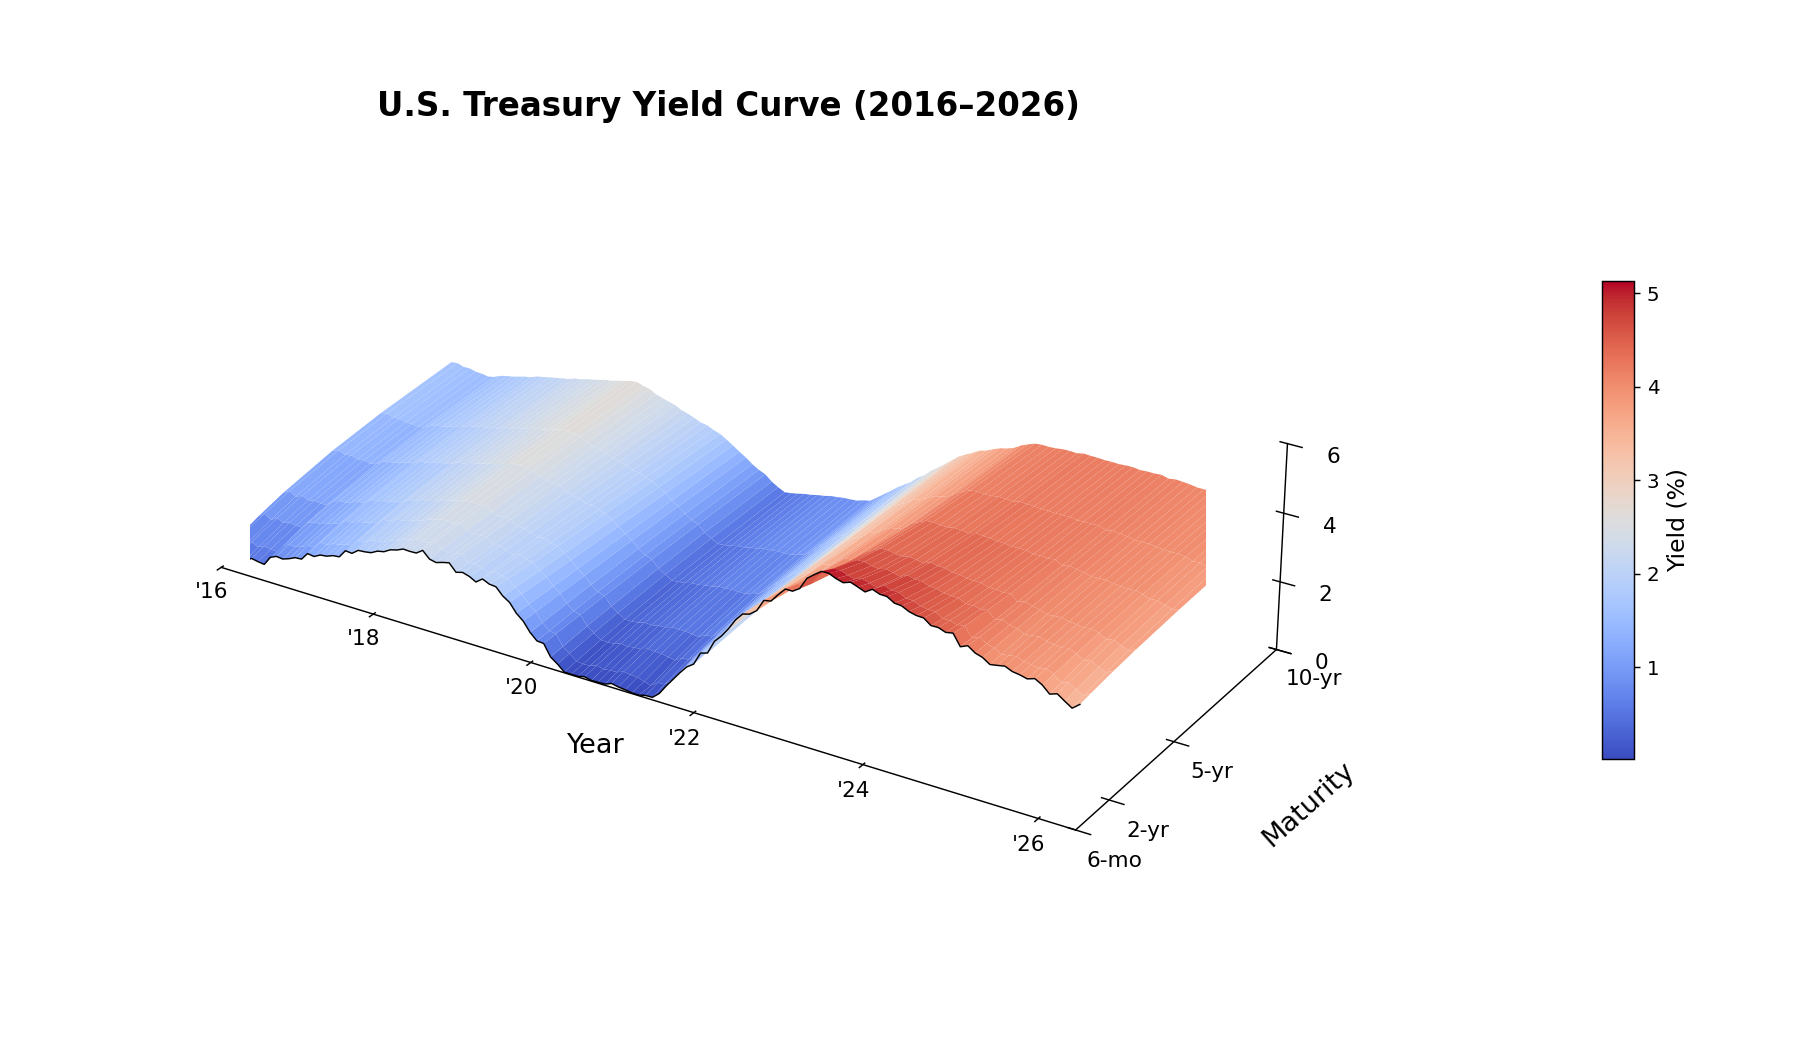

Write the Python code that produced this figure.
"""
3-D U.S. Treasury Yield-Curve Surface
=====================================
A 3-D view of the U.S. Treasury yield curve and how its shape evolves over time,
built from live FRED data. Inspired by the New York Times' 2015 "A 3-D View of a
Chart That Predicts the Economic Future: The Yield Curve."

Axes (term structure of interest rates):
  * x-axis  : calendar time          (the curve evolving year by year)
  * y-axis  : maturity / tenor        (6-mo ... 10-yr  -> the "yield curve")
  * z-axis  : yield to maturity (%)   (the height of the surface)

Each front-to-back slice is one yield curve. Left-to-right shows how its shape
changes: upward-sloping (normal) -> flat/humped -> inverted (short > long, the
classic recession signal: 1990, 2000, 2006-07, 2019, and the deep 2022-24 one).

DATA:
  Real Treasury Constant-Maturity yields straight from FRED's CSV endpoint -
  no API key, no pandas-datareader, just an internet connection. By default
  `end` is today, so the surface always extends to the most recent data.
  Offline, it falls back to a Nelson-Siegel synthetic surface.

OUTPUT:
  yield_surface.png   - static matplotlib figure (also shown in Spyder's pane)
  yield_surface.html  - interactive, rotatable Plotly figure (open in a browser)

Usage:
  python yield_surface.py
"""

from datetime import date
import numpy as np
import pandas as pd
import matplotlib.pyplot as plt
from matplotlib.colors import LinearSegmentedColormap


def _date_to_frac(d):
    """'YYYY-MM-DD' -> decimal year (e.g. 2026-06-xx -> 2026.42)."""
    y, m, _ = (int(p) for p in d.split("-"))
    return y + (m - 1) / 12.0


# ----------------------------------------------------------------------------
# 1. REAL DATA FROM FRED  (no API key, no pandas-datareader - just internet)
# ----------------------------------------------------------------------------
FRED_CSV = "https://fred.stlouisfed.org/graph/fredgraph.csv?id={sid}"

# tenor (years) -> FRED series id. These seven have continuous data from 1990
# to today (hence 6-month as the short end; 3-month starts only in 2001).
FRED_SERIES = [
    (0.5, "DGS6MO"), (1, "DGS1"), (2, "DGS2"), (3, "DGS3"),
    (5, "DGS5"), (7, "DGS7"), (10, "DGS10"),
]


def _fred_series(series_id, start, end):
    """Download one FRED series as a date-indexed pandas Series."""
    df = pd.read_csv(FRED_CSV.format(sid=series_id), na_values=".")  # FRED uses '.'
    df.columns = ["date", series_id]            # positional rename (date col varies)
    df["date"] = pd.to_datetime(df["date"])
    return df.set_index("date")[series_id].loc[start:end]


def fred_surface(start="1990-01-01", end=None):
    """
    Build the surface from real Treasury yields on FRED.
    `end=None` means today. Returns (dates, maturities, Z) or None on failure.
    """
    if end is None:
        end = date.today().isoformat()
    try:
        cols = {sid: _fred_series(sid, start, end) for _, sid in FRED_SERIES}
    except Exception as exc:
        print(f"  FRED download failed ({exc}); falling back to synthetic.")
        return None

    frame = pd.DataFrame(cols)                    # columns = series ids (strings)
    frame = frame.resample("MS").mean().interpolate().dropna()  # daily -> monthly

    maturities = np.array([m for m, _ in FRED_SERIES], dtype=float)
    ordered_ids = [sid for _, sid in FRED_SERIES]
    Z = frame[ordered_ids].to_numpy()             # order columns by maturity
    dates = (frame.index.year + (frame.index.month - 1) / 12.0).to_numpy()
    return dates, maturities, Z


# ----------------------------------------------------------------------------
# 2. NELSON-SIEGEL MODEL  (offline fallback only, anchored through 2026)
# ----------------------------------------------------------------------------
def nelson_siegel(tau, beta0, beta1, beta2, lam):
    """beta0=LEVEL, beta1=SLOPE (neg=>upward), beta2=CURVATURE, lam=decay."""
    x = tau / lam
    loading_slope = (1.0 - np.exp(-x)) / x
    loading_curve = loading_slope - np.exp(-x)
    return beta0 + beta1 * loading_slope + beta2 * loading_curve


def synthetic_surface(start="1990-01-01", end=None):
    """Realistic-looking surface anchored to U.S. rate history, start -> end."""
    start_frac = _date_to_frac(start)
    end_frac = _date_to_frac(date.today().isoformat() if end is None else end)
    anchors = {                                   # date -> (level, slope, curvature)
        1990.0: (8.2, -0.5, -1.0), 1993.0: (6.0, -2.5, -1.0),
        1995.0: (6.5,  0.3,  0.5), 1998.0: (5.3, -0.6, -0.5),
        2000.5: (6.2,  0.9,  0.8),  # inversion -> 2001 recession
        2003.0: (4.3, -3.0, -1.5), 2006.5: (5.0,  0.4,  0.6),  # inversion -> GFC
        2009.0: (3.6, -3.6, -1.0),  # ZIRP begins, very steep
        2012.0: (2.3, -2.1, -0.8), 2015.0: (2.6, -2.4, -0.7),
        2016.5: (2.0, -1.6, -0.6),  # low, gradual hikes
        2018.5: (3.0, -0.6, -0.3),  # hiking cycle peak, curve flat
        2019.6: (1.9,  0.2,  0.0),  # mid-2019 mild inversion
        2020.4: (0.9, -0.8, -0.4),  # COVID crash, near-zero short rates
        2021.5: (1.5, -1.5, -0.5),  # reflation, steep curve
        2022.7: (3.4,  0.3, -0.2),  # rapid hikes flip curve toward inversion
        2023.5: (4.0,  1.5, -0.3),  # DEEP inversion (6-mo ~5.5%)
        2024.4: (4.2,  1.0, -0.3),  # still inverted, cuts begin
        2025.3: (4.3, -0.1, -0.1),  # un-inverting, roughly flat
        2026.4: (4.2, -0.5, -0.1),  # normalizing, mild upward slope
    }
    a_dates = np.array(sorted(anchors))
    a_b0 = np.array([anchors[d][0] for d in a_dates])
    a_b1 = np.array([anchors[d][1] for d in a_dates])
    a_b2 = np.array([anchors[d][2] for d in a_dates])

    dates = np.arange(start_frac, end_frac + 1e-9, 1 / 12)
    B0 = np.interp(dates, a_dates, a_b0)
    B1 = np.interp(dates, a_dates, a_b1)
    B2 = np.interp(dates, a_dates, a_b2)

    rng = np.random.default_rng(7)
    B0 = B0 + np.cumsum(rng.normal(0, 0.03, len(dates))) * 0.3
    B1 = B1 + rng.normal(0, 0.08, len(dates))

    maturities = np.array([0.5, 1, 2, 3, 5, 7, 10])
    Z = np.vstack([nelson_siegel(maturities, B0[i], B1[i], B2[i], 1.8)
                   for i in range(len(dates))])
    return dates, maturities, np.clip(Z, 0.02, None)


def load_data(use_real=True, start="1990-01-01", end=None):
    if use_real:
        out = fred_surface(start, end)
        if out is not None:
            print("  Loaded REAL Treasury yields from FRED.")
            return out
    print("  Using SYNTHETIC Nelson-Siegel surface.")
    return synthetic_surface(start, end)


# ----------------------------------------------------------------------------
# 3. STATIC NYT-STYLE RENDER  -> Spyder Plots pane + saved PNG
# ----------------------------------------------------------------------------
# Red (high yield) <-> blue (low yield), matching the Greeks plot.
# coolwarm's centre is light grey (not pure white), so the surface stays
# visible against a pale background. Swap to "RdBu_r" or "seismic" for punchier
# ends, or back to a single-hue "Blues" for the original NYT look.
CMAP = "coolwarm"


def plot_static(dates, maturities, Z, fname="yield_surface.png"):
    from matplotlib.cm import ScalarMappable
    from matplotlib.colors import Normalize

    T, M = np.meshgrid(dates, maturities, indexing="ij")
    zmax = max(2.0, float(np.ceil(Z.max() / 2) * 2))
    norm = Normalize(vmin=float(Z.min()), vmax=float(Z.max()))

    fig = plt.figure(figsize=(14, 8), facecolor="white")
    ax = fig.add_axes([0.0, 0.04, 0.80, 0.92], projection="3d", facecolor="white")

    # main surface
    surf = ax.plot_surface(T, M, Z, cmap=CMAP, norm=norm,
                           rcount=Z.shape[0], ccount=Z.shape[1],
                           linewidth=0, antialiased=True, shade=True)
    # black front edge along the shortest maturity, like the NYT chart
    ax.plot(dates, np.full_like(dates, maturities[0]), Z[:, 0],
            color="black", lw=0.8, zorder=10)

    # framing: zoom fills the frame and trims the empty "sky"
    ax.set_box_aspect((2.4, 1.0, 0.55), zoom=1.12)
    ax.view_init(elev=27, azim=-58)

    ax.set_xlim(dates.min(), dates.max())
    ax.set_ylim(maturities.min(), maturities.max())
    ax.set_zlim(0, zmax)

    # adaptive year ticks (every 2 yrs for short spans, every 4 when long)
    yr0 = int(np.ceil(dates.min() / 2) * 2)
    yr1 = int(np.floor(dates.max()))
    step = 2 if (yr1 - yr0) <= 28 else 4
    xticks = list(range(yr0, yr1 + 1, step))
    ax.set_xticks(xticks)
    ax.set_xticklabels([f"'{str(y)[2:]}" for y in xticks], fontsize=12)

    lab = {0.5: "6-mo", 1: "1-yr", 2: "2-yr", 3: "3-yr",
           5: "5-yr", 7: "7-yr", 10: "10-yr"}
    show = [0.5, 2, 5, 10]
    ax.set_yticks(show)
    ax.set_yticklabels([lab[m] for m in show], fontsize=12)
    ax.set_zticks(range(0, int(zmax) + 1, 2))
    ax.tick_params(axis="z", labelsize=12)

    ax.set_xlabel("Year", fontsize=15, labelpad=18)
    ax.set_ylabel("Maturity", fontsize=15, labelpad=18)
    # z-axis kept for height reference; its label is dropped (the colorbar is
    # already labelled "Yield (%)", so a second one would just crowd the corner)

    ax.grid(False)
    ax.xaxis.pane.set_visible(False)
    ax.yaxis.pane.set_visible(False)
    ax.zaxis.pane.set_visible(False)
    ax.set_title(f"U.S. Treasury Yield Curve ({int(dates.min())}\u2013{int(dates.max())})",
                 fontsize=18, fontweight="bold", y=0.99)

    # yield colorbar in its OWN axis on the far right (never overlaps the plot)
    sm = ScalarMappable(cmap=CMAP, norm=norm)
    sm.set_array([])
    cax = fig.add_axes([0.88, 0.27, 0.018, 0.46])
    cbar = fig.colorbar(sm, cax=cax)
    cbar.set_label("Yield (%)", fontsize=13)
    cbar.ax.tick_params(labelsize=11)

    fig.savefig(fname, dpi=130, facecolor="white")
    print(f"  Saved {fname}")
    plt.show()          # <-- renders the surface in Spyder's Plots pane
    return fig


# ----------------------------------------------------------------------------
# 4. INTERACTIVE RENDER  (Plotly -> opens in a browser, NOT the Plots pane)
# ----------------------------------------------------------------------------
# Red (high yield) <-> blue (low yield), coolwarm endpoints. The centre is a
# light GREY (#dddddd), deliberately darker than the pale background panel, so
# even mid-range yields stay visible from every camera angle.
RB_SCALE = [[0.00, "#3b4cc0"], [0.25, "#8db0fe"], [0.50, "#dddddd"],
            [0.75, "#f49a7b"], [1.00, "#b40426"]]


def plot_interactive(dates, maturities, Z, fname="yield_surface.html"):
    try:
        import plotly.graph_objects as go
    except ImportError:
        print("  plotly not installed; skipping interactive version.")
        return

    pane = "rgb(238,243,250)"      # soft panel colour for contrast

    # Real datetime on the x-axis (rebuilt from the decimal years). Plotly then
    # formats the hover date natively via %{x|%b %Y} -> "May 2026", and the axis
    # shows real dates. Surface hover ignores customdata/text, so this is the
    # reliable way to get a readable date in the tooltip.
    yrs = np.floor(dates).astype(int)
    mos = np.clip(np.round((dates - yrs) * 12).astype(int) + 1, 1, 12)
    x_dates = pd.to_datetime(dict(year=yrs, month=mos,
                                  day=np.ones(len(dates), int))).to_numpy()

    fig = go.Figure(go.Surface(
        x=x_dates, y=maturities, z=Z.T,
        colorscale=RB_SCALE, cmin=float(Z.min()), cmax=float(Z.max()),
        # hover shows named axes (Date / Maturity / Yield) instead of x / y / z
        hovertemplate=("Date: %{x|%b %Y}<br>"
                       "Maturity: %{y} yr<br>"
                       "Yield: %{z:.2f}%<extra></extra>"),
        # shorter, slimmer colorbar centred vertically (was full height)
        colorbar=dict(title="Yield %", len=0.5, thickness=16,
                      y=0.5, yanchor="middle"),
        # NO contour lines drawn on the surface (clean faces)
        contours=dict(x=dict(show=False), y=dict(show=False), z=dict(show=False)),
        # flat, matte lighting (high ambient, low specular) so NO camera angle
        # leaves the surface dark or washed out
        lighting=dict(ambient=0.85, diffuse=0.55, specular=0.08,
                      roughness=0.95, fresnel=0.05),
        lightposition=dict(x=0, y=0, z=10000),
    ))
    grid = "rgb(223,227,235)"      # soft grey walls grid (not stark white)
    fig.update_layout(
        title=dict(
            text=f"U.S. Treasury Yield Curve Surface ({int(dates.min())}-{int(dates.max())})",
            subtitle=dict(
                text="Post-2022: higher front-end yields changed the liquidity regime",
                font=dict(size=14, color="#5a6b7b")),
            font=dict(size=24, color="#1a2530"),
            x=0.5, xanchor="center", y=0.97, yanchor="top",
        ),
        paper_bgcolor="white",
        scene=dict(
            # scene fills the width; leave a sliver at the bottom for the source
            domain=dict(x=[0, 1], y=[0.05, 1]),
            xaxis=dict(title="Year", backgroundcolor=pane,
                       gridcolor=grid, showbackground=True, zeroline=False,
                       tickformat="%Y", dtick="M24"),
            yaxis=dict(title="Maturity (yrs)", backgroundcolor=pane,
                       gridcolor=grid, showbackground=True, zeroline=False),
            zaxis=dict(title="Yield %", backgroundcolor=pane,
                       gridcolor=grid, showbackground=True, zeroline=False),
            aspectratio=dict(x=1.8, y=1.0, z=0.6),
            # camera closer in so the surface fills the frame (was pulled back,
            # which created the empty space). aspect x=1.8 keeps clipping in check.
            camera=dict(eye=dict(x=-1.95, y=-1.45, z=0.85),
                        center=dict(x=0, y=0, z=-0.12)),
        ),
        annotations=[dict(
            text="Source: U.S. Treasury/FRED data, 2016\u20132026. "
                 "Visualization by author.",
            x=0.5, y=0.0, xref="paper", yref="paper", xanchor="center",
            yanchor="bottom", showarrow=False, font=dict(size=11, color="#7a8896")),
        ],
        margin=dict(l=0, r=0, t=64, b=12),
    )
    fig.write_html(fname, config={"displayModeBar": False})
    print(f"  Saved {fname}  (open in a browser to rotate/zoom)")


# ----------------------------------------------------------------------------
# 5. MAIN
# ----------------------------------------------------------------------------
if __name__ == "__main__":
    # 10-year window, 2016 -> today's most recent FRED data.
    # For the full history use start="1990-01-01"; pin the end with e.g.
    # end="2015-12-31" to reproduce the original NYT frame.
    dates, maturities, Z = load_data(use_real=True, start="2016-01-01", end=None)

    print(f"  Grid: {Z.shape[0]} dates x {Z.shape[1]} maturities, "
          f"{int(dates.min())}-{int(dates.max())}, "
          f"yields {Z.min():.2f}%-{Z.max():.2f}%")

    plot_static(dates, maturities, Z)
    plot_interactive(dates, maturities, Z)
    print("Done.")
